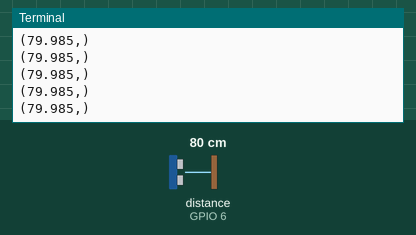
Simulated run of this program. Board: Raspberry Pi (BCM pin numbers). On the bench: the last lines printed to the terminal. The test bench sets the inputs (shaded band); at power-on: distance to the obstacle (sensor on GPIO 6) 80 cm. The echo pulse lasts 58.3 µs per cm.

Above: at 1.2 s.
1.3 s: distance to the obstacle (sensor on GPIO 6) set to 2 cm
At 1.38 s:
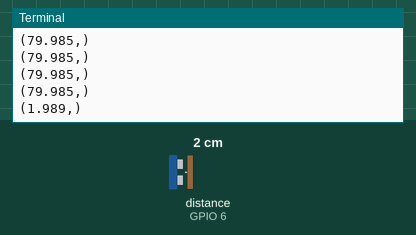
2.8 s: distance to the obstacle (sensor on GPIO 6) set to 4 cm
At 2.89 s:
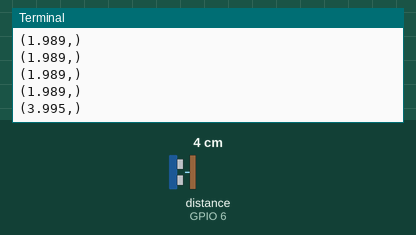
Timing chart, 0 to 5.8 s (numbered marks = the images above; inputs shaded):
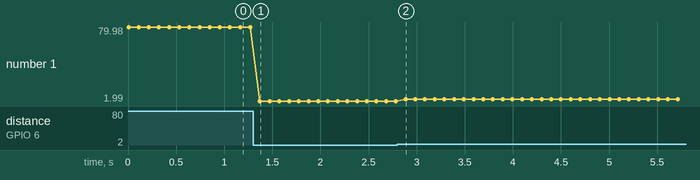

The program:

10_ultrasonic.py
```python
# require library - sudo pip3 install adafruit-circuitpython-hcsr04
import time
import board
import adafruit_hcsr04

sonar = adafruit_hcsr04.HCSR04(trigger_pin=board.D5, echo_pin=board.D6)

while True:
    try:
        print((sonar.distance,))
    except RuntimeError:
        print("Retrying!")
    time.sleep(0.1)
```

Measured:
- after the input at 1.3 s, the terminal: prints a new line after 0.07 s (image 1)
- after the input at 2.8 s, the terminal: prints a new line after 0.08 s (image 2)
- plotted number 1: 79.98 → 1.99 after the input at 1.3 s, 1.99 → 4 after the input at 2.8 s
